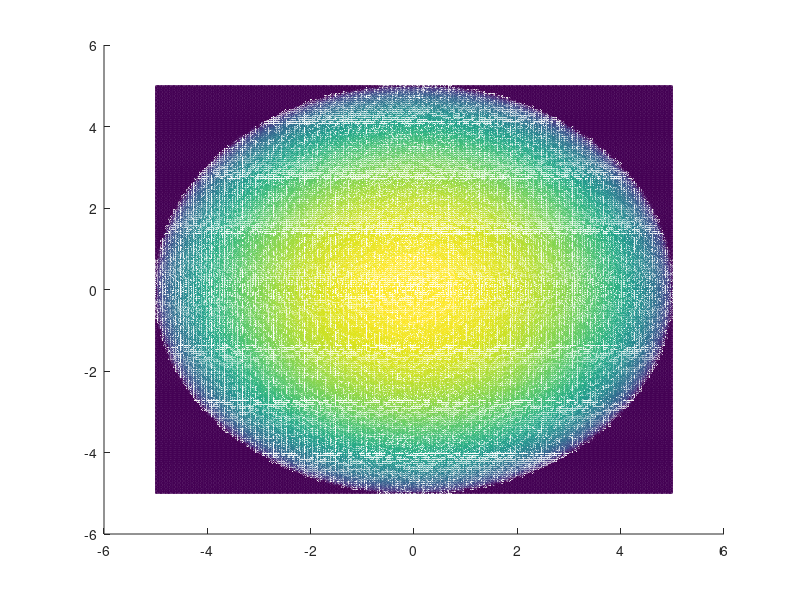

Write the MATLAB code that produced this figure.
%% AERODYNAMIC ANALYSIS OF A SPHERICAL CAPSULE
% This script computes the aerodynamic force coefficient on a hemispherical 
% heat shield exposed to hypersonic flow. The main steps include:
%
% 1. **Triangle Base Setup**: Defines a reference triangular surface 
%    and computes its normal vector and area.
% 2. **Mesh Generation**: Creates a grid to represent the capsule surface.
% 3. **Aerodynamic Computation**:
%    - Determines the normal vectors for each surface element.
%    - Computes the local pressure coefficient (Cp) based on the angle of attack.
%    - Integrates the pressure forces to obtain the resultant aerodynamic force.
% 4. **Visualization**: Plots the triangulated surface mesh.
%
% Output:
% - **Resultant Force Coefficient**: Displays the non-dimensional force coefficient.
%
% Assumptions:
% - Hypersonic limit with constant maximum Cp.
% - Wind direction aligned with the -Z axis.
% - Perfectly hemispherical shape.

clear all; % Remove all variables from the workspace
clc; % Clear the command window

% Define wind direction
wind = [0 0 -1];

% Define maximum pressure coefficient
Cp_max = 1.83;

% Define grid for the 3D surface
start_point = -5;
end_point = 5;
step = 0.05;
[x1, y1] = meshgrid(start_point:step:end_point, start_point:step:end_point);
tri = delaunay(x1, y1);

% Define sphere radius
R = 5;

% Compute Z-coordinates for the spherical surface
z = NaN(size(x1));
j = 0;
for x = start_point:step:end_point
    j = j + 1;
    i = 0;
    for y = start_point:step:end_point
        i = i + 1;
        z(j, i) = real(sqrt(R^2 - x^2 - y^2));
    end 
end

% Plot the mesh surface
figure;
hold on;
trimesh(tri, x1, y1, z);

Cp = zeros(1,length(tri(:,1)));
for i = 1:length(tri)
    % Extract triangle vertices
    P1 = [x1(tri(i,1)), y1(tri(i,1)), z(tri(i,1))];
    P2 = [x1(tri(i,2)), y1(tri(i,2)), z(tri(i,2))];
    P3 = [x1(tri(i,3)), y1(tri(i,3)), z(tri(i,3))];
    
    % Compute triangle vectors
    V1 = P2 - P3;
    V2 = P3 - P1;
    V3 = P2 - P1;
    
    % Compute normal vector
    n = cross(V3, V2);
%     n1(i) = n(1);
%     n2(i) = n(2);
%     n3(i) = n(3);
    
    % Compute surface area
    surface(i) = norm(n) / 2;
    
    % Compute angle of attack
    alpha = (pi / 2) - acos(dot(n, wind) / (norm(n) * norm(wind)));
    alpha_deg = rad2deg(alpha);
    
    % Compute pressure coefficient
    if P1(3) == 0 && P2(3) == 0 && P3(3) == 0
        Cp(i) = 0;
    else
        Cp(i) = Cp_max * sin(alpha)^2;
    end 
end

% Compute resultant force
Resultant = sum(Cp .* surface) / (pi * R^2);

disp(['Resultant Force Coefficient: ', num2str(Resultant)]);

hold off;